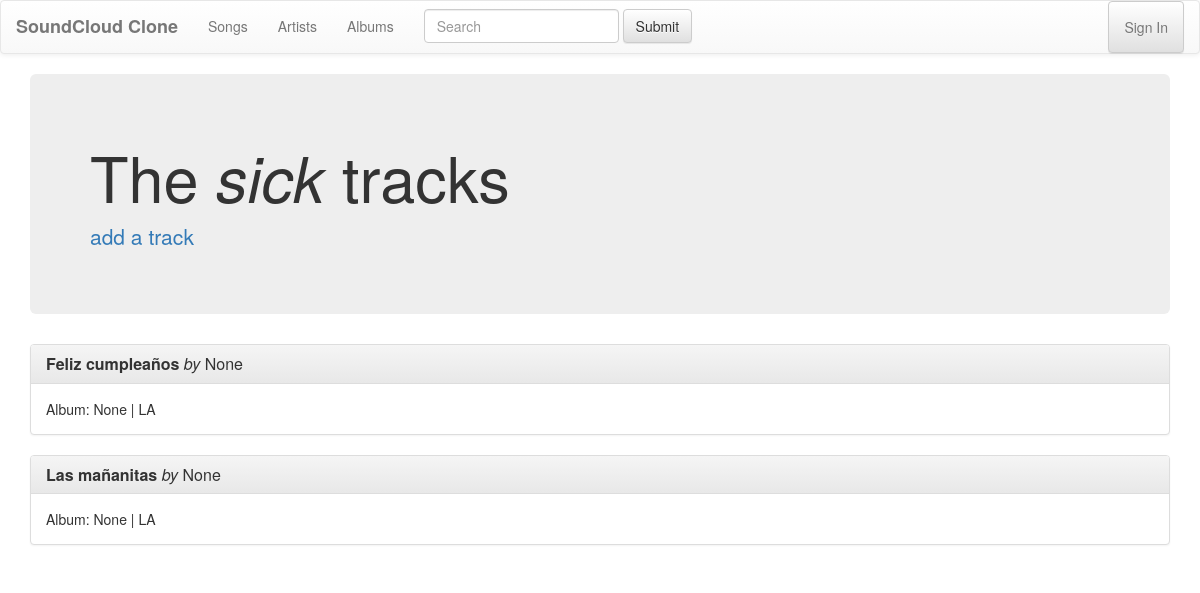
The app's page /songs/, older data.
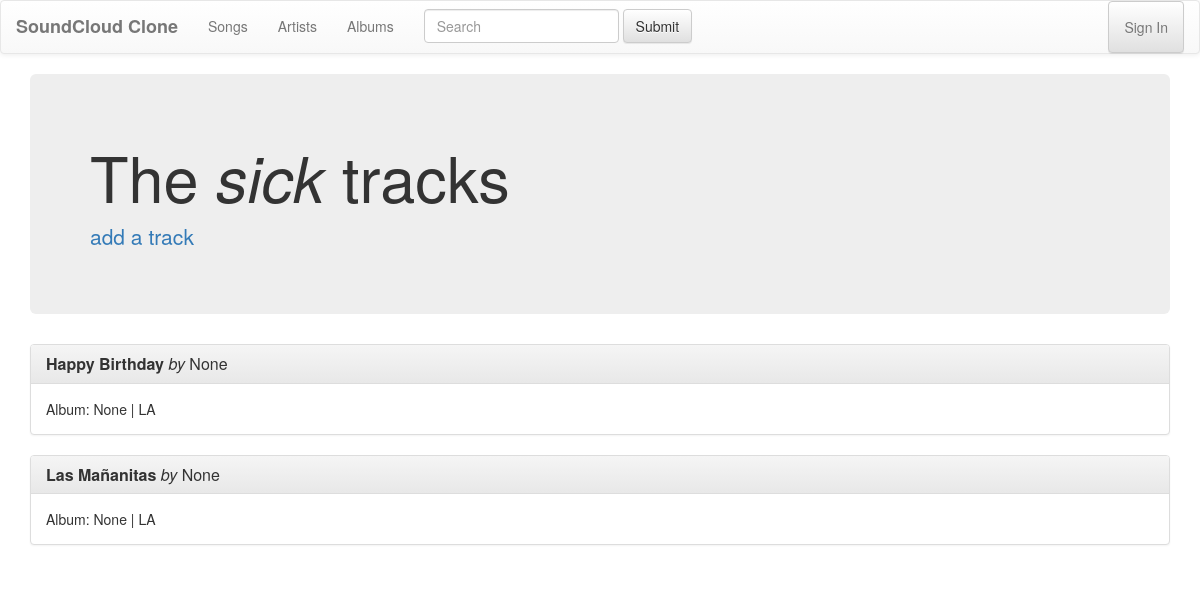
The same page, newer data.
### songs/models.py (models this page shows, shortened)
class Song(models.Model):
    track_id = models.AutoField(primary_key=True)
    track_name = models.CharField(max_length=128)
    track_album = models.ForeignKey(Album, on_delete=models.CASCADE, blank=True, null=True)
    track_artist = models.ForeignKey(Artist, on_delete=models.CASCADE, blank=True, null=True)
    track_genre = models.CharField(choices=GENRES, max_length=2)

### songs/views.py (the view)
def index(request):
    song_list = Song.objects.order_by('track_name')
    return render(request, 'songs_index.html', {'songs': song_list})

### songs/templates/songs_index.html (shortened to what this page needs)
{% extends "base.html" %}
{% block content %}
  <div class="jumbotron">
      <h1>The <em>sick</em> tracks</h1>
      <p><a href="{% url 'new_song' %}">add a track</a></p>
  </div>
  {% for song in songs %}
    <div class="panel panel-default">
      <div class="panel-heading">
        <h3 class="panel-title"><strong>{{ song.track_name}}</strong> <em>by</em> {{ song.track_artist}}</h3>
      </div>
      <div class="panel-body">
        Album: {{ song.track_album}} | {{ song.track_genre}}
      </div>
    </div>
  {% endfor %}
{% endblock %}

Row changes from the older to the newer data that the page shows:
changed Song: track_name "Las mañanitas" → "Happy Birthday"; moves up the list
changed Song: track_name "Feliz cumpleaños" → "Las Mañanitas"
